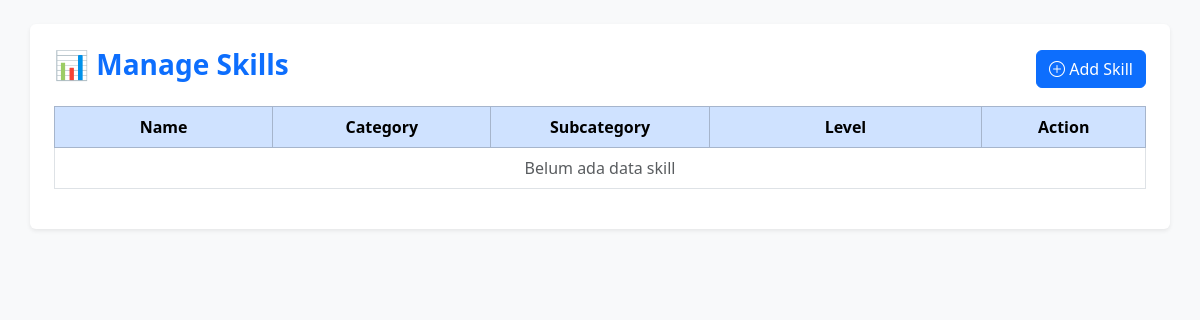
The page /admin/content/skills.php on the database as committed earlier.
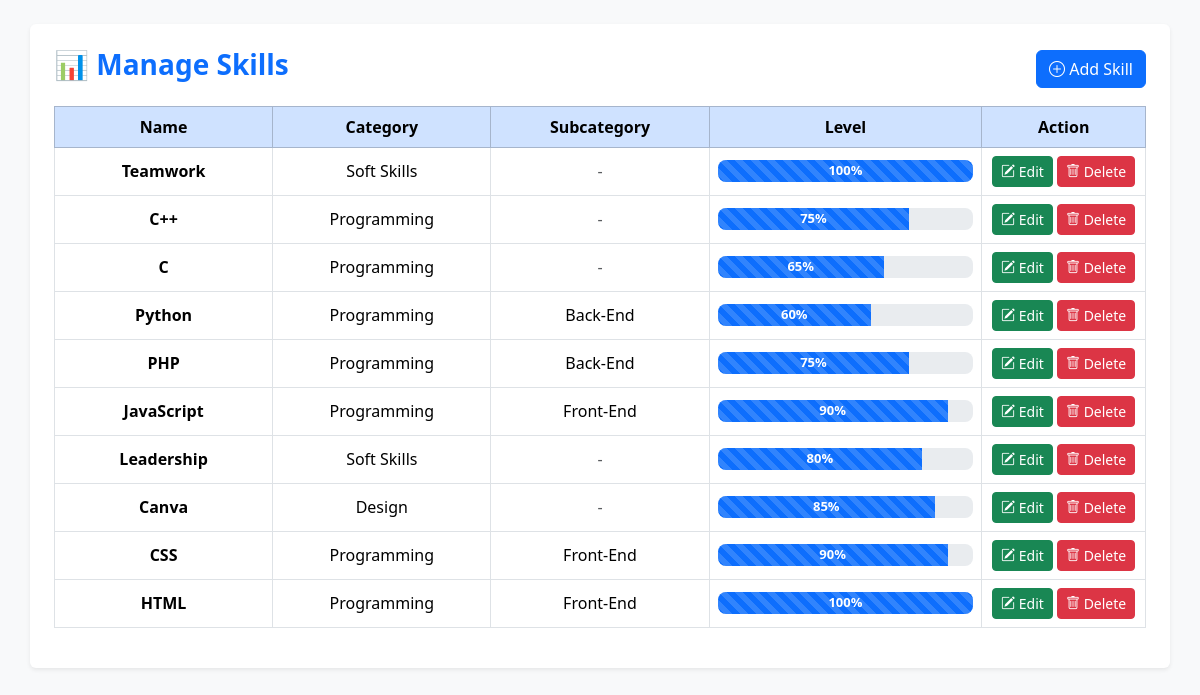
The same page on the database as committed later.
### tables this page shows
CREATE TABLE `skills` (
  `id` int(11) NOT NULL,
  `name` varchar(100) DEFAULT NULL,
  `category` varchar(100) NOT NULL,
  `percentage` int(11) DEFAULT NULL,
  `subcategory` varchar(100) DEFAULT NULL
);

### admin/content/skills.php (the view, shortened to what this page needs)
<?php
include 'koneksi.php';
$skills = mysqli_query($koneksi, "SELECT * FROM skills ORDER BY id DESC");
?>
<!DOCTYPE html>
<html lang="en">
<head>
    <link href="https://cdn.jsdelivr.net/npm/bootstrap@5.3.2/dist/css/bootstrap.min.css" rel="stylesheet">
</head>
<body class="p-4">
    <div class="container bg-white p-4 rounded shadow-sm">
        <div class="page-header mb-3">
            <h3 class="fw-bold text-primary">📊 Manage Skills</h3>
            <a href="?page=tambah-skills" class="btn btn-primary">
                <i class="bi bi-plus-circle"></i> Add Skill
            </a>
        </div>
        <div class="table-responsive">
            <table class="table table-hover table-bordered align-middle">
                <thead class="table-primary">
                    <tr>
                        <th width="20%">Name</th>
                        <th width="20%">Category</th>
                        <th width="20%">Subcategory</th>
                        <th width="25%">Level</th>
                        <th width="15%">Action</th>
                    </tr>
                </thead>
                <tbody>
                    <?php if (mysqli_num_rows($skills) > 0): ?>
                        <?php while ($row = mysqli_fetch_assoc($skills)): ?>
                            <tr>
                                <td class="fw-semibold"><?= htmlspecialchars($row['name']) ?></td>
                                <td><?= htmlspecialchars($row['category']) ?></td>
                                <td><?= $row['subcategory'] ? htmlspecialchars($row['subcategory']) : '<span class="text-muted">-</span>' ?>
                                </td>
                                <td>
                                    <div class="progress">
                                        <div class="progress-bar progress-bar-striped progress-bar-animated" role="progressbar"
                                            style="width: <?= intval($row['percentage']) ?>%">
                                            <?= intval($row['percentage']) ?>%
                                        </div>
                                    </div>
                                </td>
                                <td>
                                    <a href="?page=tambah-skills&edit=<?= intval($row['id']) ?>" class="btn btn-sm btn-success">
                                        <i class="bi bi-pencil-square"></i> Edit
                                    </a>
                                    <a href="?page=skills&delete=<?= intval($row['id']) ?>" onclick="return confirm('Hapus skill ini?')"
                                        class="btn btn-sm btn-danger">
                                        <i class="bi bi-trash"></i> Delete
                                    </a>
                                </td>
                            </tr>
                        <?php endwhile; ?>
                    <?php else: ?>
                        <tr>
                            <td colspan="5" class="text-center text-muted">Belum ada data skill</td>
                        </tr>
                    <?php endif; ?>
                </tbody>
            </table>
        </div>
    </div>
    <link rel="stylesheet" href="https://cdn.jsdelivr.net/npm/bootstrap-icons@1.11.1/font/bootstrap-icons.css">
</body>
</html>

Rows that differ between the two databases and show on the page:
added skills: name "Teamwork", category "Soft Skills", percentage "100"
added skills: name "C++", category "Programming", percentage "75"
added skills: name "C", category "Programming", percentage "65"
added skills: name "Python", category "Programming", subcategory "Back-End", percentage "60"
added skills: name "PHP", category "Programming", subcategory "Back-End", percentage "75"
added skills: name "JavaScript", category "Programming", subcategory "Front-End", percentage "90"
added skills: name "Leadership", category "Soft Skills", percentage "80"
added skills: name "Canva", category "Design", percentage "85"
added skills: name "CSS", category "Programming", subcategory "Front-End", percentage "90"
added skills: name "HTML", category "Programming", subcategory "Front-End", percentage "100"
Other text that changed with them:
text no longer shown: "Belum ada data skill"
